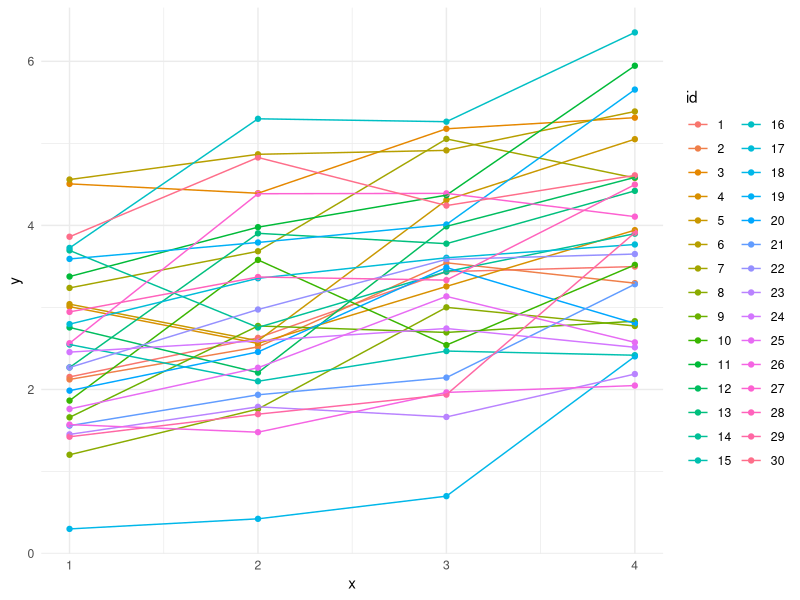
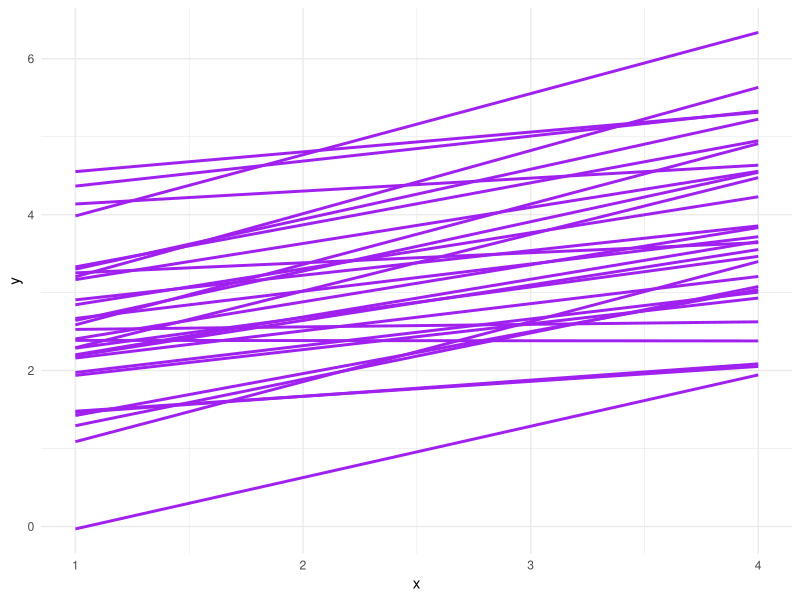
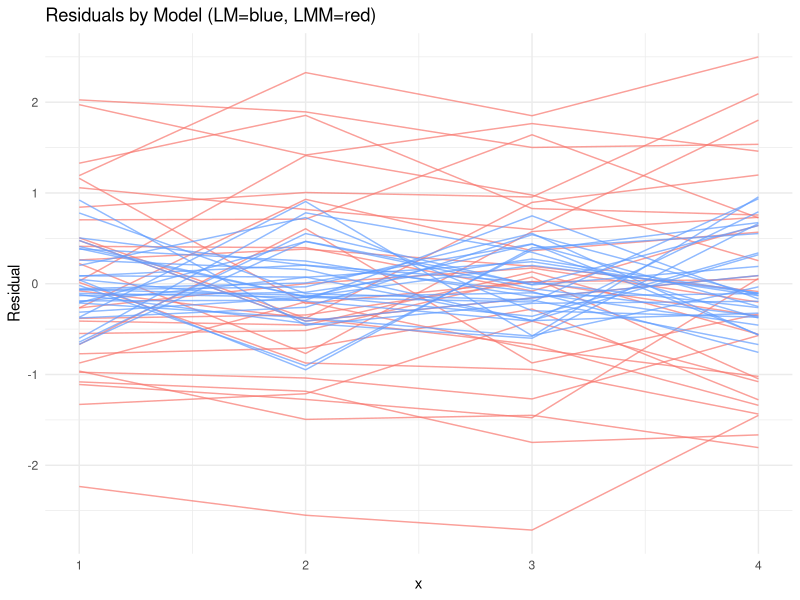
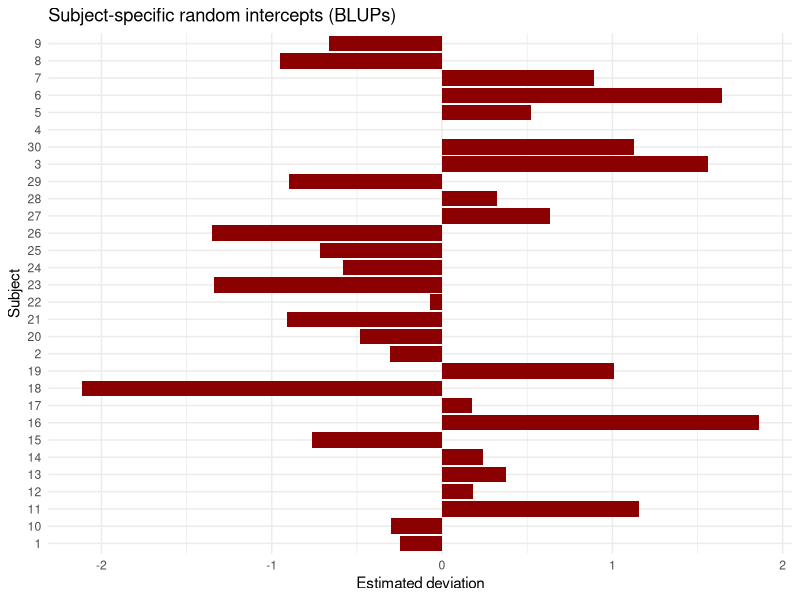

Reproduce these figures in R, in order. (Note: this script raises an error after producing the figures.)
## ---- chunk 1
install.packages("influence.ME")

library(lme4)
library(ggplot2)
library(dplyr)
library(stats)
set.seed(123)

# Simulate data
n_subj <- 30  #Level 2 units
n_time <- 4  #Level 1 units
dat <- expand.grid(id = factor(1:n_subj), x = 1:n_time) #All combinations
dat$intercept <- rnorm(n_subj)[dat$id] #Random intercepts
dat$y <- 2 + 0.5 * dat$x + dat$intercept + rnorm(nrow(dat), sd = 0.5) 
#Arbitrary mean of 2 and slope of .5.
#Random intercepts (level-2) added back in and some level-1 resiudal noise.

# Fit models
lm_fit  <- lm(y ~ x, data = dat)
lmm_fit <- lmer(y ~ x + (1 | id), data = dat)

summary(lm_fit)
summary(lmm_fit)

# Get film_fit# Get fitted values and residuals
dat <- dat %>%
  mutate(
    lm_fitted  = fitted(lm_fit),
    lm_resid   = resid(lm_fit),
    lmm_fitted = fitted(lmm_fit),
    lmm_resid  = resid(lmm_fit)
  )
## ---- chunk 2
head(dat)

#Spag plot of raw trajectories
ggplot(dat, aes(x = x, y = y, group = id, color = id)) +
  geom_point() +
  geom_line() +
  theme_minimal()

#Linear model for each subjects
ggplot(data = dat, 
  aes(x = x, y = y, group = id)) +
  geom_smooth(method = "lm", 
              se=FALSE, 
              linewidth = 1, 
              color = "purple") +
  theme_minimal()


#Comparing magnitude of residuals
ggplot(dat, aes(x = x, group = id)) +
  geom_line(aes(y = lm_resid), color = "#F8766D", alpha = 0.7) +
  geom_line(aes(y = lmm_resid), color = "#619CFF", alpha = 0.7) +
  theme_minimal() +
  labs(y = "Residual", title = "Residuals by Model (LM=blue, LMM=red)")
## ---- chunk 3
# Extract best linear unbiased predictors (BLUPs; random intercepts per subject)
ranef_df <- ranef(lmm_fit)$id %>%
  tibble::rownames_to_column("id") %>%
  rename(rand_intercept = `(Intercept)`)

# Join with main data
dat <- left_join(dat, ranef_df, by = "id")

ggplot(ranef_df, aes(x = id, y = rand_intercept)) +
  geom_col(fill = "darkred") +
  theme_minimal() +
  coord_flip() +
  labs(title = "Subject-specific random intercepts (BLUPs)",
       y = "Estimated deviation", x = "Subject")
## ---- chunk 4
# Gather residuals into long format for easier plotting
resid_long <- dat %>%
  select(id, x, lm_resid, lmm_resid) %>%
  pivot_longer(cols = c(lm_resid, lmm_resid), names_to = "model", values_to = "residual")


#6 subjects lazy way 
ggplot(resid_long %>% filter(id > 15 & id < 21), aes(x = x, y = residual, color = model)) +
  geom_point(alpha = 0.6) +
  geom_line(alpha = 0.6) +
  geom_hline(yintercept = 0, linetype = "dashed") +
  facet_wrap(~id) +
  theme_minimal() +
  labs(title = "Residuals of LM vs LMM for All Subjects",
       y = "Residuals",
       color = "Model")

#For whole sample
ggplot(resid_long, aes(x = x, y = residual, color = model)) +
  geom_point(alpha = 0.6) +
  geom_line(alpha = 0.6) +
  geom_hline(yintercept = 0, linetype = "dashed") +
  facet_wrap(~id) +
  theme_minimal() +
  labs(title = "Residuals of LM vs LMM for All Subjects",
       y = "Residuals",
       color = "Model")
## ---- chunk 5
#Next plot to work on is looking at the raw data and the predictions together?
ggplot(data = dat %>% filter(id > 15 & id < 21), aes(x=x,y=y,group = id)) +
  geom_point() +
  geom_line() +
  geom_line(aes(y = lm_fitted), color = "#F8766D", size = 1) +
  geom_line(aes(y = lmm_fitted), color = "#619CFF", size = 1) +
  theme_minimal() +
  facet_wrap(~id) +
  labs(title = "Predictions by Model (LM=red, LMM=blue)")

#For all subjects
ggplot(data = dat, aes(x=x,y=y,group = id, colour = id)) +
  geom_point() +
  geom_line() +
  geom_line(aes(y = lm_fitted), color = "#F8766D", size = 1) +
  geom_line(aes(y = lmm_fitted), color = "#619CFF", size = 1) +
  theme_minimal() +
  facet_wrap(~id) +
  labs(title = "Predictions by Model (LM=red, LMM=blue)")
## ---- chunk 6
# Reshape to long format for easy faceting
dat_longy <- dat %>%
  filter(id %in% c(16,18,22)) %>%
  select(id, x, y, lm_fitted, lmm_fitted, lm_resid, lmm_resid) %>%
  pivot_longer(
    cols = starts_with("lm_") | starts_with("lmm_"),
    names_to = c("model", "type"),
    names_pattern = "(lm|lmm)_(.*)",
    values_to = "value"
  )

#Subject 16: Data was larger than average
ggplot(dat_longy %>% filter(id == 16), 
       aes(x = x, y = value, color = model, linetype = type)) +
  geom_line(size = 1) +
  geom_point(
    data = dat %>% filter(id == 16) %>% mutate(type = "fitted"),
    aes(x = x, y = y),
    inherit.aes = FALSE,
    color = "black", size = 2
  ) +
  geom_line(
    data = dat %>% filter(id == 16) %>% mutate(type = "fitted"),
    aes(x = x, y = y),
    inherit.aes = FALSE,
    color = "black", size = 0.8, linetype = "solid"
  ) +
  geom_hline(
    data = dat_longy %>% filter(type == "resid"),
    aes(yintercept = 0),
    linetype = "dotted",
    inherit.aes = FALSE
  ) +
  facet_wrap(~type, scales = "free_y", ncol = 1) +
  scale_color_manual(values = c("lm" = "#F8766D", "lmm" = "#619CFF")) +
  scale_linetype_manual(values = c("fitted" = "solid", "resid" = "dashed")) +
  theme_minimal(base_size = 13) +
  labs(
    title = "Observed vs Fitted and Residuals for Subject 16",
    x = "x",
    y = "Value",
    color = "Model",
    linetype = "Type"
  )

#Subject 18: Data was smaller than average
ggplot(dat_longy %>% filter(id == 18), 
       aes(x = x, y = value, color = model, linetype = type)) +
  geom_line(size = 1) +
  geom_point(
    data = dat %>% filter(id == 18) %>% mutate(type = "fitted"),
    aes(x = x, y = y),
    inherit.aes = FALSE,
    color = "black", size = 2
  ) +
  geom_line(
    data = dat %>% filter(id == 18) %>% mutate(type = "fitted"),
    aes(x = x, y = y),
    inherit.aes = FALSE,
    color = "black", size = 0.8, linetype = "solid"
  ) +
  geom_hline(
    data = dat_longy %>% filter(type == "resid"),
    aes(yintercept = 0),
    linetype = "dotted",
    inherit.aes = FALSE
  ) +
  facet_wrap(~type, scales = "free_y", ncol = 1) +
  scale_color_manual(values = c("lm" = "#F8766D", "lmm" = "#619CFF")) +
  scale_linetype_manual(values = c("fitted" = "solid", "resid" = "dashed")) +
  theme_minimal(base_size = 13) +
  labs(
    title = "Observed vs Fitted and Residuals for Subject 16",
    x = "x",
    y = "Value",
    color = "Model",
    linetype = "Type"
  )

#Subject 22: Data was close to average
ggplot(dat_longy %>% filter(id == 22), 
       aes(x = x, y = value, color = model, linetype = type)) +
  geom_line(size = 1) +
  geom_point(
    data = dat %>% filter(id == 22) %>% mutate(type = "fitted"),
    aes(x = x, y = y),
    inherit.aes = FALSE,
    color = "black", size = 2
  ) +
  geom_line(
    data = dat %>% filter(id == 22) %>% mutate(type = "fitted"),
    aes(x = x, y = y),
    inherit.aes = FALSE,
    color = "black", size = 0.8, linetype = "solid"
  ) +
  geom_hline(
    data = dat_longy %>% filter(type == "resid"),
    aes(yintercept = 0),
    linetype = "dotted",
    inherit.aes = FALSE
  ) +
  facet_wrap(~type, scales = "free_y", ncol = 1) +
  scale_color_manual(values = c("lm" = "#F8766D", "lmm" = "#619CFF")) +
  scale_linetype_manual(values = c("fitted" = "solid", "resid" = "dashed")) +
  theme_minimal(base_size = 13) +
  labs(
    title = "Observed vs Fitted and Residuals for Subject 16",
    x = "x",
    y = "Value",
    color = "Model",
    linetype = "Type"
  )
## ---- chunk 7
#For lm
#cook_lm <- cooks.distance(lm_fit)
#print(cook_lm)
#
##Ac common threshold for "large" Cook's D is >4n, where n is number of observations
#plot(cook_lm, type = "h", main = "Cook's Distance", ylab = "Cook's D")
#abline(h = 4 / length(cook_lm), col = "red", lty = 2) 
#
##Identify influential observations
#which(cook_lm > (4/length(cook_lm)))
#
##What subjects are these?
#dat[which(cook_lm > (4 / length(cook_lm))), ]
#
##Plot of influential observations.
#ggplot(dat, aes(x = x, y = y, group = id)) +
#  geom_point(aes(color = cook_lm > (4 / length(cook_lm))), size = 2) +
#  geom_line(linewidth = 1) +
#  scale_color_manual(values = c("FALSE" = "black", "TRUE" = "red")) +
#  theme_minimal() +
#  labs(color = "Influential?")
#
##Showing where they fall as residual estimates.
#ggplot(dat, aes(x = x, y = lm_resid, group = id)) +
#  geom_point(aes(color = cook_lm > (4 / length(cook_lm))), size = 2) +
#  geom_line(linewidth = 1) +
#  scale_color_manual(values = c("FALSE" = "black", "TRUE" = "red")) +
#  theme_minimal() +
#  labs(color = "Influential?")
## ---- chunk 8
#Looking at just observation-level influence (should be more or less equivalent to above)
# Compute influence measures
#infl <- influence.ME::influence(lmm_fit, obs = TRUE)
#
## Extract Cook’s distance
#cook_lmm <- cooks.distance(infl)
#
#print(cook_lmm)
#
## Plot or inspect
#plot(cook_lmm, type = "h", main = "Cook's Distance", ylab = "Cook's D")
#abline(h = 4 / length(cook_lmm), col = "red", lty = 2) 
#
##Identify influential observations
#which(cook_lmm > (4/length(cook_lmm)))
#
##What subjects are these?
#dat[which(cook_lmm > (4 / length(cook_lmm))), ]
#
#
##Plot of influential observations.
#ggplot(dat, aes(x = x, y = y, group = id)) +
#  geom_point(aes(color = cook_lmm > (4 / length(cook_lmm))), size = 2) +
#  geom_line(linewidth = 1) +
#  scale_color_manual(values = c("FALSE" = "black", "TRUE" = "red")) +
#  theme_minimal() +
#  labs(color = "Influential?")
#
#
##Huh, not seeing much there, let's isolate these subjects.
## Add Cook's distance to data frame
#dat$cook_lmm <- cook_lmm
#dat$influential <- cook_lmm > (4 / length(cook_lmm))
#
## Identify subjects with influential observations
#infl_ids <- unique(dat$id[dat$influential])
#
## Plot only those subjects
#ggplot(dat %>% filter(id %in% infl_ids),
#       aes(x = x, y = y, group = id)) +
#  geom_line(linewidth = 1, color = "black") +
#  geom_point(aes(color = influential), size = 2) +
#  scale_color_manual(values = c("FALSE" = "black", "TRUE" = "red")) +
#  theme_minimal() +
#  labs(color = "Influential?")
#
#
#
#
#
#
#
#
#infl_subj <- influence.ME::influence(lmm_fit, group = "id")
#cook_lmm_subj <- cooks.distance(infl_subj)
#
##Everything Gaussian so should be ok.
#plot(cook_lmm_subj, type = "h", main = "Cook's Distance", ylab = "Cook's D")
#abline(h = 4 / 30, col = "red", lty = 2) 
